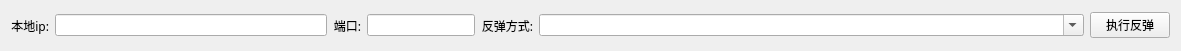
     <widget class="QWidget" name="layoutWidget_4">
      <property name="geometry">
       <rect>
        <x>10</x>
        <y>70</y>
        <width>1181</width>
        <height>51</height>
       </rect>
      </property>
      <layout class="QHBoxLayout" name="horizontalLayout_24">
       <item>
        <widget class="QLabel" name="ipaddrLabel_4">
         <property name="font">
          <font>
           <family>Kaiti SC</family>
          </font>
         </property>
         <property name="text">
          <string>本地ip:</string>
         </property>
         <property name="alignment">
          <set>Qt::AlignRight|Qt::AlignTrailing|Qt::AlignVCenter</set>
         </property>
        </widget>
       </item>
       <item>
        <widget class="QLineEdit" name="lipaddrlineEdit_4">
         <property name="sizePolicy">
          <sizepolicy hsizetype="Expanding" vsizetype="Fixed">
           <horstretch>1</horstretch>
           <verstretch>0</verstretch>
          </sizepolicy>
         </property>
        </widget>
       </item>
       <item>
        <widget class="QLabel" name="lportLabel_4">
         <property name="font">
          <font>
           <family>Kaiti SC</family>
          </font>
         </property>
         <property name="text">
          <string>端口:</string>
         </property>
         <property name="alignment">
          <set>Qt::AlignRight|Qt::AlignTrailing|Qt::AlignVCenter</set>
         </property>
        </widget>
       </item>
       <item>
        <widget class="QLineEdit" name="lport_4"/>
       </item>
       <item>
        <widget class="QLabel" name="reboundLabel_4">
         <property name="font">
          <font>
           <family>Kaiti SC</family>
          </font>
         </property>
         <property name="text">
          <string>反弹方式:</string>
         </property>
         <property name="alignment">
          <set>Qt::AlignRight|Qt::AlignTrailing|Qt::AlignVCenter</set>
         </property>
        </widget>
       </item>
       <item>
        <widget class="QComboBox" name="reboundCombo_4">
         <property name="sizePolicy">
          <sizepolicy hsizetype="Expanding" vsizetype="Fixed">
           <horstretch>2</horstretch>
           <verstretch>2</verstretch>
          </sizepolicy>
         </property>
         <property name="toolTip">
          <string>Specify your name</string>
         </property>
         <property name="editable">
          <bool>true</bool>
         </property>
        </widget>
       </item>
       <item>
        <widget class="QPushButton" name="reboundButton_4">
         <property name="font">
          <font>
           <family>Kaiti SC</family>
          </font>
         </property>
         <property name="text">
          <string>执行反弹</string>
         </property>
        </widget>
       </item>
      </layout>
     </widget>
